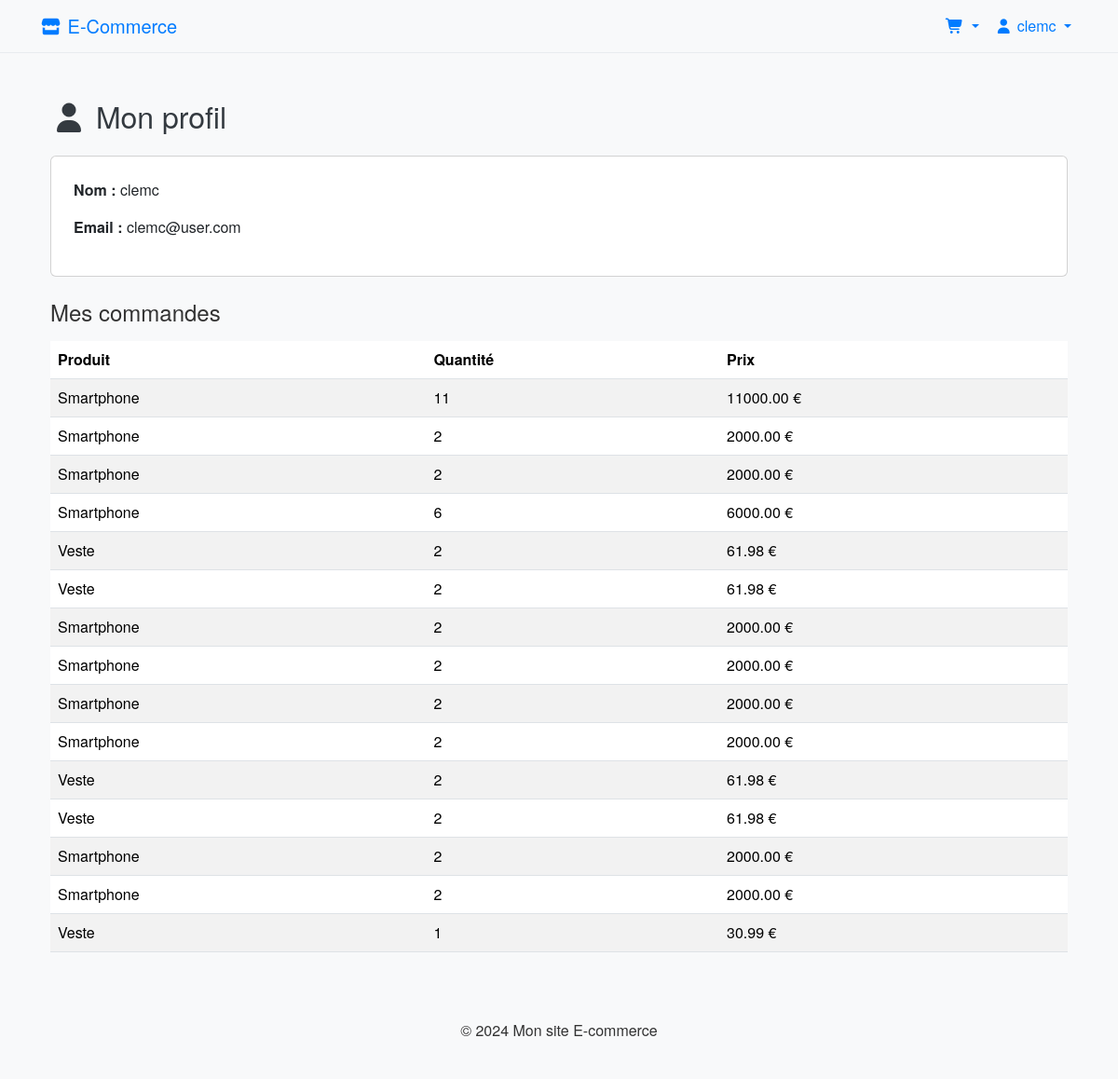
The page /profile/ (signed in) on the database as committed earlier.
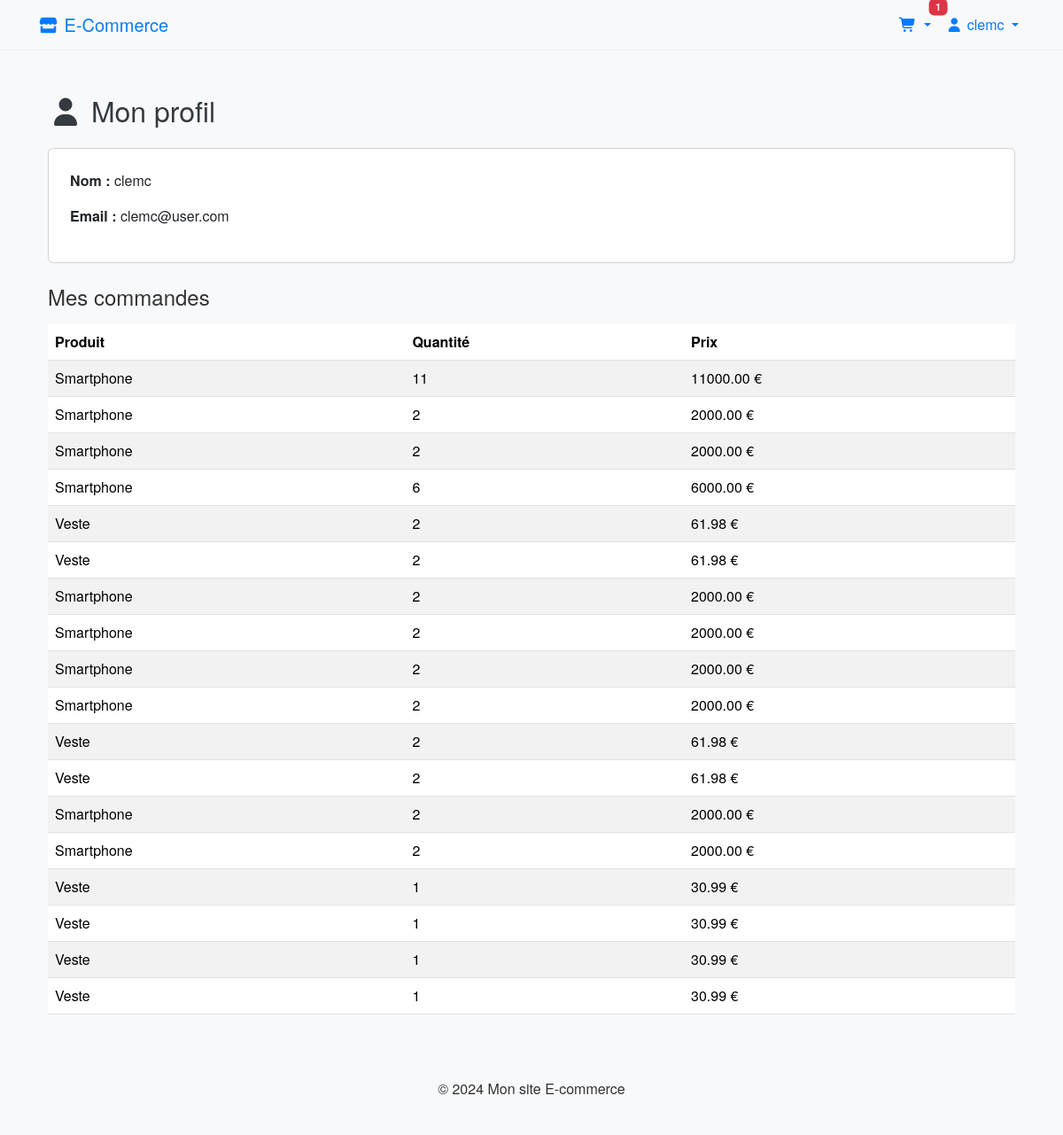
The same page on the database as committed later.
### shop/models.py (models this page shows, shortened)
class Order(models.Model):
    user = models.ForeignKey('auth.User', on_delete=models.CASCADE)
    product = models.ForeignKey(Product, on_delete=models.CASCADE)
    quantity = models.IntegerField()
    total_price = models.DecimalField(max_digits=10, decimal_places=2)
    created_at = models.DateTimeField(auto_now_add=True)

class Product(models.Model):
    name = models.CharField(max_length=255)
    slug = models.SlugField(unique=True)
    category = models.ForeignKey('Category', on_delete=models.CASCADE)
    description = models.TextField()
    price = models.DecimalField(max_digits=10, decimal_places=2)
    stock_minimum = models.IntegerField(default=5)  # Seuil minimum de stock
    stock = models.IntegerField()
    available = models.BooleanField(default=True)
    created_at = models.DateTimeField(auto_now_add=True)
    image = models.ImageField(upload_to='products/%Y/%m/%d/', blank=True)

### shop/views.py (the view)
# urls.py: path('profile/', views.profile, name='profile'),
@login_required
def profile(request):
    orders = Order.objects.filter(user=request.user)
    return render(request, 'shop/profile.html', {'orders': orders})

### shop/context_processors.py (called while the page is built)
def cart_data(request):
    if request.user.is_authenticated:
        try:
            cart = Cart.objects.get(user=request.user)
            items = cart.cartitem_set.all()
            total = sum(item.product.price * item.quantity for item in items)
            count = sum(item.quantity for item in items)
        except Cart.DoesNotExist:
            items = []
            total = 0
            count = 0
    else:
        items = []
        total = 0
        count = 0
    return {
        'cart_items_nav': items,
        'cart_total': total,
        'cart_count': count,
    }

### templates/shop/profile.html
{% extends 'base.html' %}
{% block content %}
<div class="container mt-5">
    <h2 class="mb-4">
        <i class="fas fa-user"></i> Mon profil
    </h2>
    <div class="card p-4 mb-4">
        <p><strong>Nom :</strong> {{ user.username }}</p>
        <p><strong>Email :</strong> {{ user.email }}</p>
    </div>
    <h4>Mes commandes</h4>
    {% if orders %}
        <table class="table table-striped mt-3">
            <thead>
                <tr>
                    <th>Produit</th>
                    <th>Quantité</th>
                    <th>Prix</th>
                </tr>
            </thead>
            <tbody>
                {% for order in orders %}
                    <tr>
                        <td>{{ order.product.name }}</td>
                        <td>{{ order.quantity }}</td>
                        <td>{{ order.total_price }} €</td>
                    </tr>
                {% endfor %}
            </tbody>
        </table>
    {% else %}
        <p class="text-muted">Aucune commande pour le moment.</p>
    {% endif %}
</div>
{% endblock %}

### templates/base.html (shortened to what this page needs)
{% load static %}
<!DOCTYPE html>
<html lang="fr">
<head>
    <link href="https://cdn.jsdelivr.net/npm/bootstrap@5.3.3/dist/css/bootstrap.min.css" rel="stylesheet">
    <link href="https://cdnjs.cloudflare.com/ajax/libs/font-awesome/7.0.1/css/all.min.css" rel="stylesheet">
    <link rel="stylesheet" href="{% static 'shop/css/style.css' %}">
</head>
<body>
<nav class="navbar navbar-expand-lg navbar-light bg-light">
    <div class="container">
        <a class="navbar-brand" href="{% url 'product_list' %}">
            <i class="fas fa-store"></i> E-Commerce
        </a>
        <div class="collapse navbar-collapse" id="navbarNav">
            <ul class="navbar-nav ms-auto">
                {% if user.is_authenticated %}
                    <li class="nav-item dropdown">
                        <a class="nav-link dropdown-toggle position-relative" href="#" data-bs-toggle="dropdown">
                            <i class="fas fa-shopping-cart"></i>
                            {% if cart_count > 0 %}
                               <span class="badge bg-danger position-absolute top-0 start-100 translate-middle cart-count">
                                    {{ cart_count|default:0 }}
                               </span>
                            {% endif %}
                        </a>
                    </li>
                    <li class="nav-item dropdown">
                        <a class="nav-link dropdown-toggle" href="#" data-bs-toggle="dropdown">
                            <i class="fas fa-user"></i> {{ user.username }}
                        </a>
                    </li>
                {% endif %}
            </ul>
        </div>
    </div>
</nav>
<div class="container mt-5">
    {% block content %}{% endblock %}
</div>
<footer class="bg-light py-4 mt-5">
    <div class="container text-center">
        <p>&copy; 2024 Mon site E-commerce</p>
    </div>
</footer>
<div class="position-fixed bottom-0 end-0 p-3" style="z-index: 11">
</div>
</body>
</html>

### static/shop/css/style.css (style rules this page uses)
body { background-color: #f8f9fa; font-family: 'Helvetica Neue', Arial, sans-serif; }
h1, h2, h3 { color: #343a40; }
body { background-color: #f8f9fa; color: #333333; }
.navbar { background-color: #ffffff; border-bottom: 1px solid #e9ecef; }
.navbar-brand, .nav-link { color: #007bff; }
footer { background-color: #e9ecef; color: #333333; }
.badge { font-size: 0.7rem; }

Rows that differ between the two databases and show on the page:
added Order: product.name "Veste", quantity "1", total_price "30.99"
added Order: product.name "Veste", quantity "1", total_price "30.99"
added Order: product.name "Veste", quantity "1", total_price "30.99"
Other text that changed with them:
{{ cart_count|default:0 }}: (not shown) → "1"
